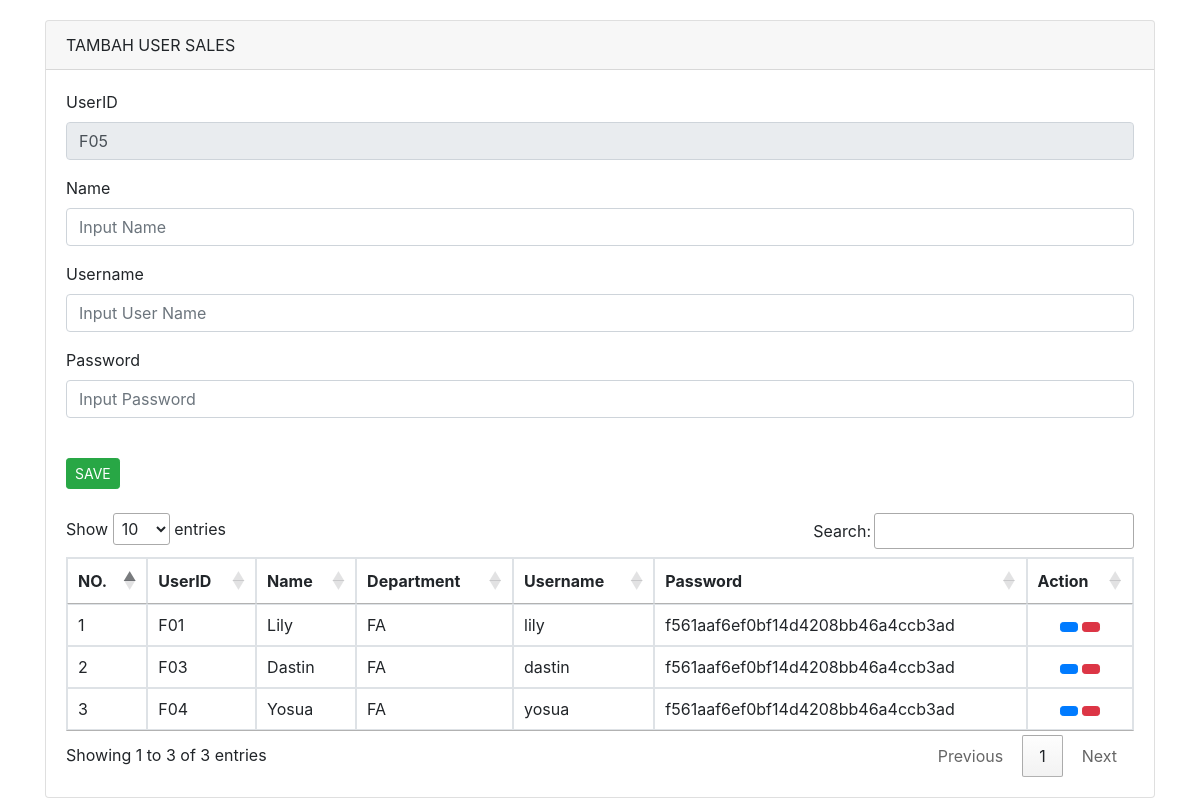
The page /pages/admin/userfa/index.php on the database its author committed.
### tables this page shows
CREATE TABLE `fa` (
  `id_fa` int(11) NOT NULL,
  `kode_fa` char(10) NOT NULL,
  `DeptID` varchar(20) NOT NULL,
  `nama_fa` varchar(150) NOT NULL,
  `username` varchar(100) NOT NULL,
  `password` varchar(100) NOT NULL,
  `email` varchar(100) NOT NULL
);

CREATE TABLE `department` (
  `DeptID` varchar(10) NOT NULL,
  `DeptName` varchar(50) NOT NULL
);

### pages/admin/userfa/index.php (the view, shortened to what this page needs)
<!doctype html>
<html lang="en">
  <head>
    <link rel="stylesheet" href="https://stackpath.bootstrapcdn.com/bootstrap/4.4.1/css/bootstrap.min.css">
    <link rel="stylesheet" href="//cdn.datatables.net/1.10.20/css/jquery.dataTables.min.css">
  </head>
  <body>
<?php
	include 'config/database.php';
    $query3 = "SELECT max(id_fa) as idTerbesar, max(kode_fa) as kodeTerbesar FROM fa";
    $hasil = mysqli_query($kon,$query3);
	$data3 = mysqli_fetch_array($hasil);
    $kodeBarang = $data3['kodeTerbesar'];
    $urutan = (int) substr($kodeBarang, 2, 5);
    $urutan++;
	$huruf = "F";
    $kodeBarang = $huruf . sprintf("%02s", $urutan);
	?>
    <div class="container" style="margin-top: 20px">
      <div class="row">
        <div class="col-sm-12">
          <div class="card">
            <div class="card-header">
              TAMBAH USER SALES
            </div>
            <div class="card-body">
             <form action="pages/admin/userfa/simpanfa.php"  method="POST">
                <div class="form-group">
                  <label>UserID</label>
                  <input type="text" name="kode_fa" placeholder="Masukkan User ID" required="required" value="<?php echo $kodeBarang ?>" class="form-control" readonly>
                </div>
                <div class="form-group">
                  <label>Name</label>
                  <input type="text" name="nama_fa" placeholder="Input Name" class="form-control">
                </div>
                <div class="form-group">
                  <label>Username</label>
                  <input type="text" name="username" placeholder="Input User Name" class="form-control">
                </div>
                <div class="form-group">
                  <label>Password</label>
                  <input type="text" name="password" placeholder="Input Password" class="form-control">
                </div>
<br>
                <div class="form group">
                <input type="submit" class="btn btn-sm btn-success" value="SAVE">
                </div>
              </form>
              <br/>
              <div class="table-responsive">
              <table class="table table-bordered" id="deptTable">
                <thead>
                  <tr>
                    <th scope="col">NO.</th>
                    <th scope="col">UserID</th>
                    <th scope="col">Name</th>
                    <th scope="col">Department</th>
                    <th scope="col">Username</th>
                    <th scope="col">Password</th>
                    <th scope="col">Action</th>
                  </tr>
                </thead>
                <tbody>
                  <?php
                      include 'config/database.php';
                      $no = 1;
                      $query = mysqli_query($kon,"SELECT * FROM fa t1 LEFT JOIN department t2 ON t1.DeptID = t2.DeptID");
                      while($row = mysqli_fetch_array($query)){
                  ?>
                  <tr>
                      <td><?php echo $no++ ?></td>
                      <td><?php echo $row['kode_fa'] ?></td>
                      <td><?php echo $row['nama_fa'] ?></td>
                      <td><?php echo $row['DeptName'] ?></td>
                      <td><?php echo $row['username'] ?></td>
                      <td><?php echo $row['password'] ?></td>
                      <td class="text-center">
                        <a href="pages/admin/userfa/edit-user-fa.php?kd=<?php echo $row['id_fa'] ?>" class="btn btn-sm btn-primary"><i class="fa fa-regular fa-edit"></i></a>
                        <a href="pages/admin/userfa/hapus-user-fa.php?kd=<?php echo $row['id_fa'] ?>&name=<?php echo $row['nama_fa'] ?>&" class="btn btn-sm btn-danger"><i class="fa fa-regular fa-trash"></i></a>
                      </td>
                  </tr>
                <?php } ?>
                </tbody>
              </table>
              </div>
            </div>
          </div>
      </div>
    </div>
  </body>
</html>

### rows shown on the page
fa: kode_fa "F01", nama_fa "Lily", DeptID.DeptName "FA", username "lily", password "f561aaf6ef0bf14d4208bb46a4ccb3ad"
fa: kode_fa "F03", nama_fa "Dastin", DeptID.DeptName "FA", username "dastin", password "f561aaf6ef0bf14d4208bb46a4ccb3ad"
fa: kode_fa "F04", nama_fa "Yosua", DeptID.DeptName "FA", username "yosua", password "f561aaf6ef0bf14d4208bb46a4ccb3ad"
